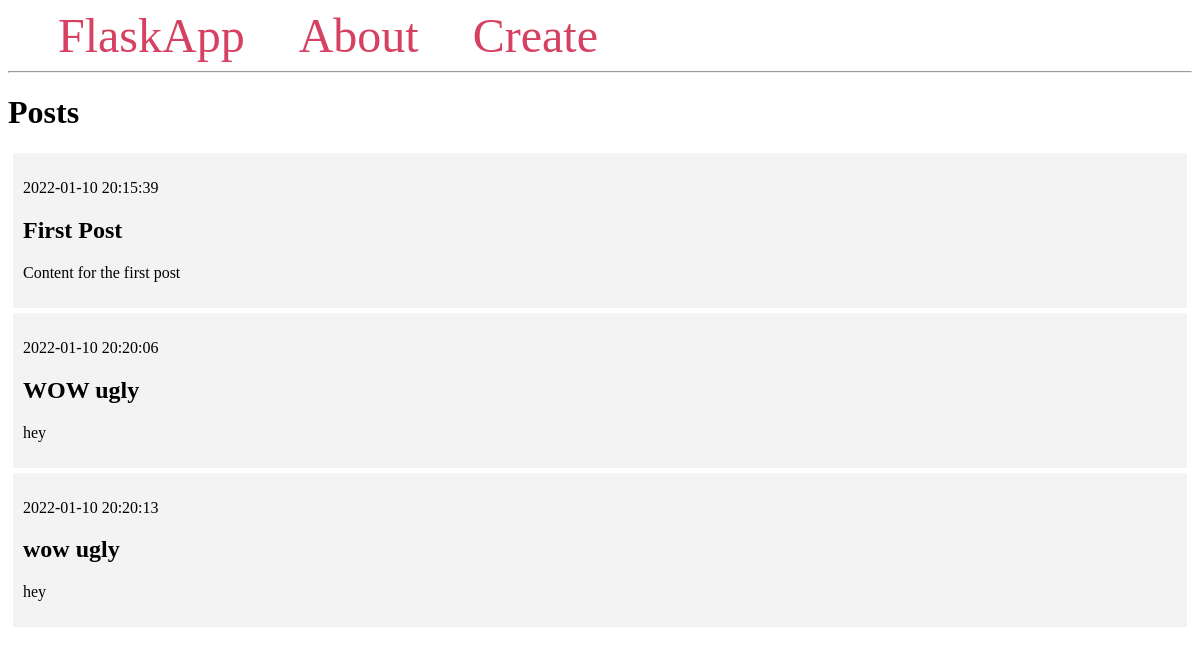
Before: /index/ with the older database file.
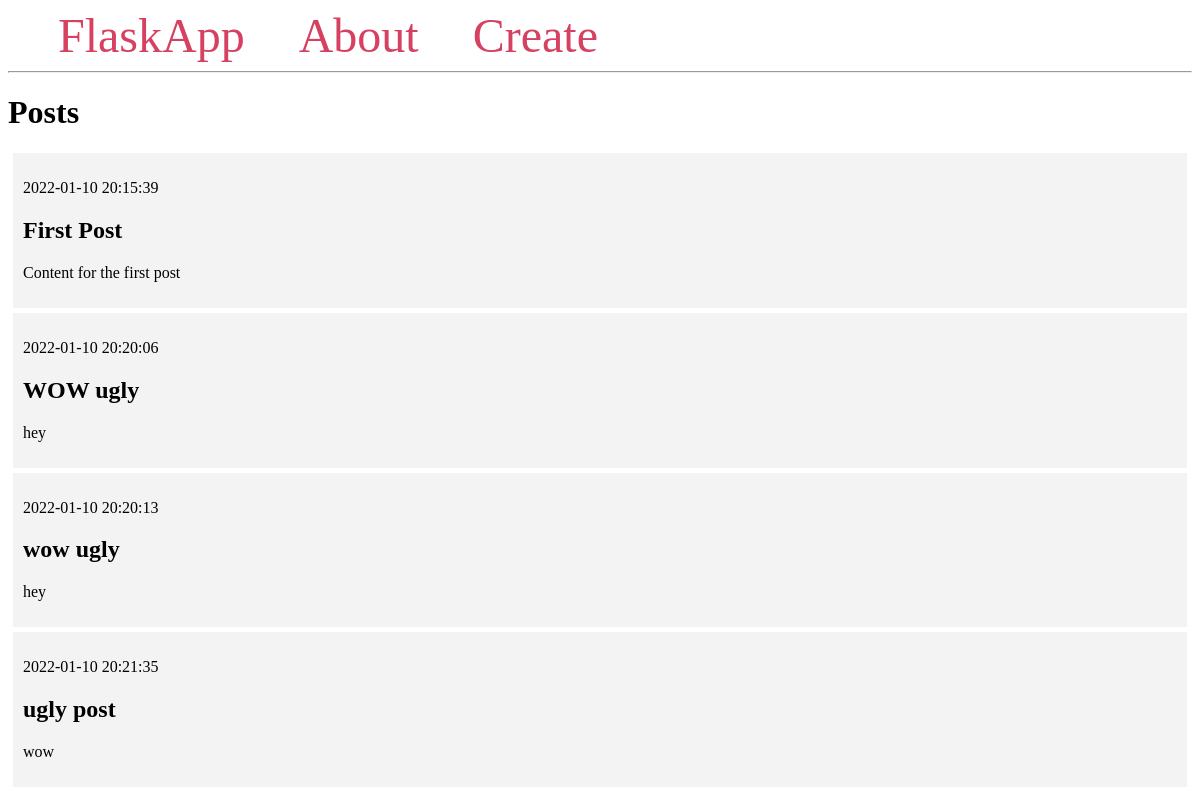
After: the same page with the newer database file.
### tables this page shows
CREATE TABLE posts (
    id INTEGER PRIMARY KEY AUTOINCREMENT,
    created TIMESTAMP NOT NULL DEFAULT CURRENT_TIMESTAMP,
    title TEXT NOT NULL,
    content TEXT NOT NULL
);

### app.py (the view)
@app.route('/')
@app.route('/index/')
def index():
	conn = get_db_connection()
	posts = conn.execute('SELECT * FROM posts').fetchall()
	return render_template('index.html', posts=posts)

### app.py (called while the page is built)
def get_db_connection():
	conn = sqlite3.connect('database.db')
	conn.row_factory = sqlite3.Row
	return conn

### templates/index.html
{% extends 'base.html' %}
{% block content %}
    <h1>{% block title %} Posts {% endblock %}</h1>
    {% for post in posts %}
        <div class='post'>
            <p>{{ post['created'] }}</p>
            <h2>{{ post['title'] }}</h2>
            <p>{{ post['content'] }}</p>
        </div>
    {% endfor %}
{% endblock %}

### templates/base.html (shortened to what this page needs)
<!DOCTYPE html>
<html lang="en">
<head>
</head>
<body>
    <nav>
        <a href="{{ url_for('index') }}">FlaskApp</a>
        <a href="{{ url_for('about')}}">About</a>
        <a href="{{ url_for('create')}}">Create</a>
    </nav>
    <hr>
    <div class="content">
        {% block content %} {% endblock %}
    </div>
</body>
</html>

### templates/base.html (style rules this page uses)
.post { padding: 10px; margin: 5px; background-color: #f3f3f3 }
nav a { color: #d64161; font-size: 3em; margin-left: 50px; text-decoration: none; }

Changed rows visible on the page:
added posts: created "2022-01-10 20:21:35", title "ugly post", content "wow"
